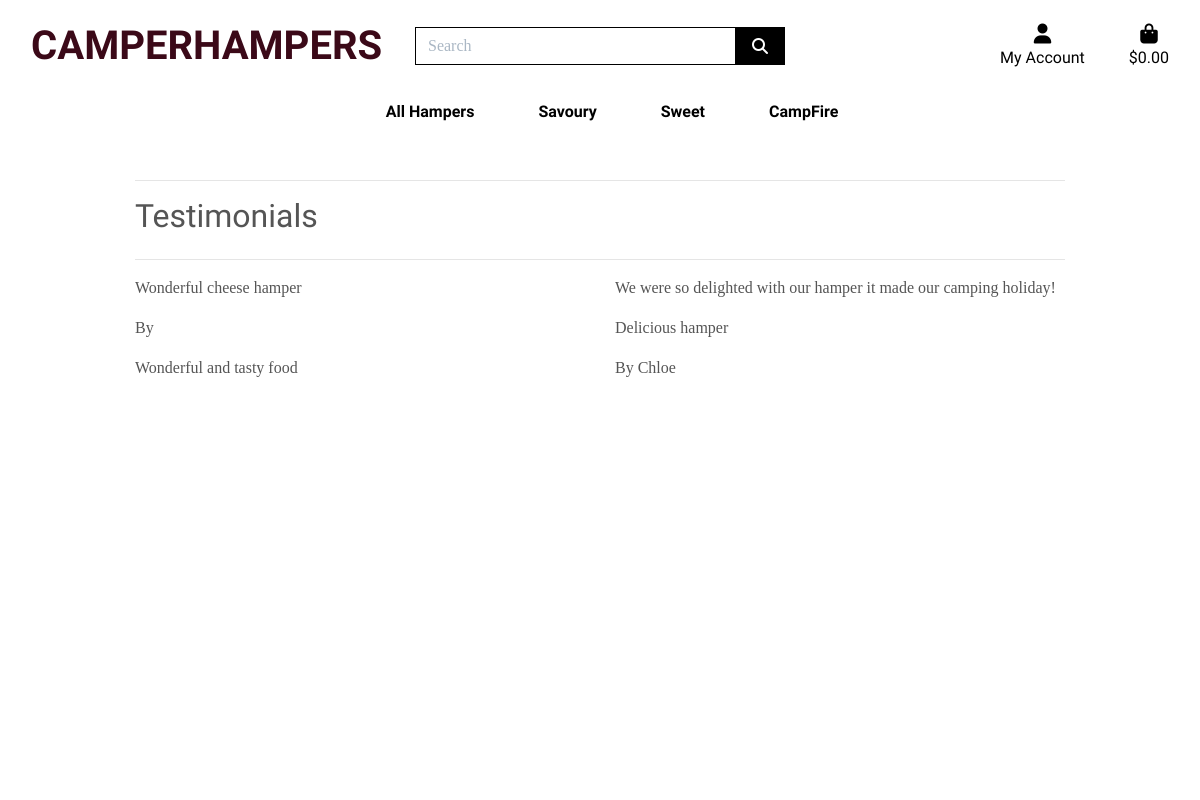
Before: /testimonials/ with the older database file.
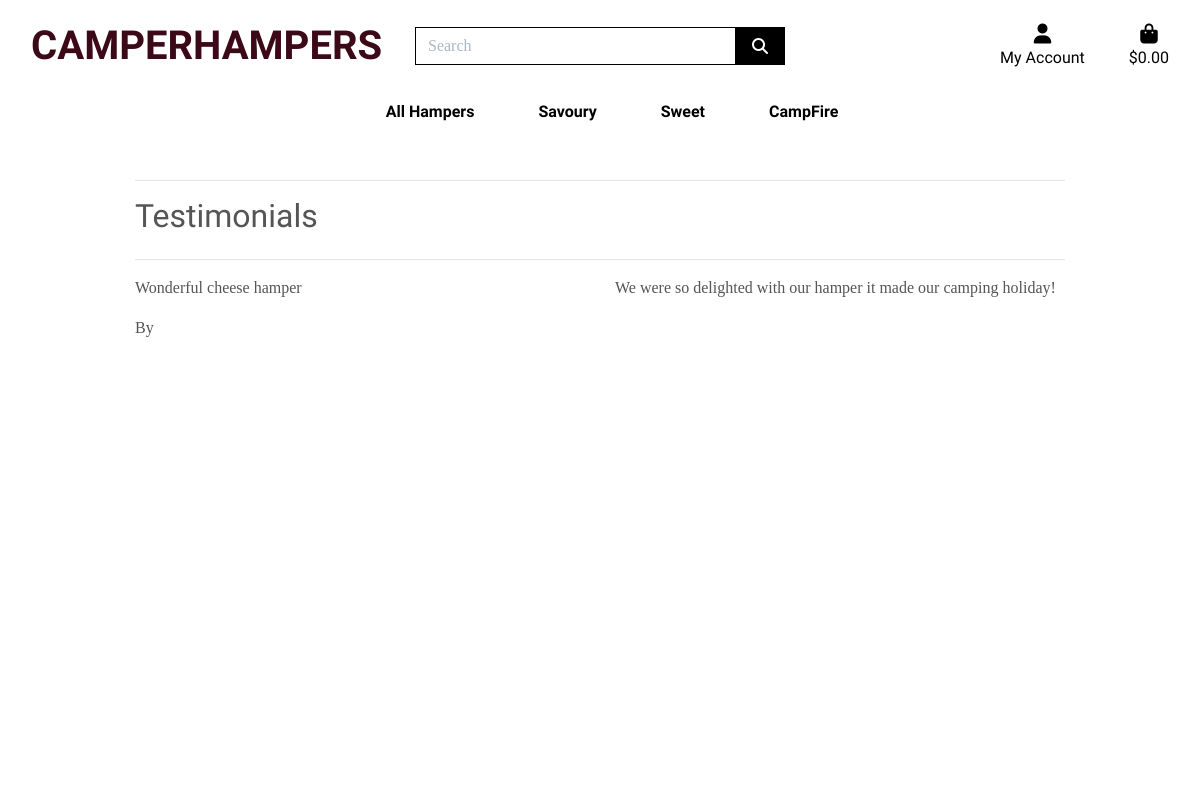
After: the same page with the newer database file.
### testimonials/models.py (models this page shows, shortened)
class Testimonial(models.Model):
    user = models.ForeignKey(
        UserProfile,
        on_delete=models.SET_NULL,
        null=True,
        blank=True,
        related_name='user_rating'
    )
    testimonial_title = models.CharField(max_length=254)
    testimonial_content = models.TextField(blank=True, null=True, default='')
    created_by = models.CharField(max_length=254, default='')

### testimonials/views.py (the view)
# urls.py: path('testimonials/', include('testimonials.urls')),
def testimonials(request):
    testimonials = Testimonial.objects.all()
    context = {
        'testimonials': testimonials,
    }
    return render(request, 'testimonials/testimonials.html', context)

### bag/contexts.py (called while the page is built, shortened)
def bag_contents(request):
    bag_items = []
    total = 0
    product_count = 0
    bag = request.session.get('bag', {})
    delivery = total * Decimal(settings.STANDARD_DELIVERY_PERCENTAGE / 100)
    grand_total = delivery + total
    context = {
        'bag_items': bag_items,
        'total': total,
        'product_count': product_count,
        'delivery': delivery,
        'grand_total': grand_total,
    }
    return context

### testimonials/templates/testimonials/testimonials.html (shortened to what this page needs)
{% extends "base.html" %}
{% load static %}
{% block extra_css %}
    <link rel="stylesheet" href="{% static 'profiles/css/profile.css' %}">
{% endblock %}
{% block page_header %}
    <div class="container header-container">
    </div>
{% endblock %}
{% block content %}
    <div class="overlay"></div>
    <div class="container">
        <div class="row">
            <div class="col-12">
                <hr>
                <h2 class="logo-font mb-4">Testimonials</h2>
                <hr>
            </div>
        </div>
        <div class="row">
            {% for testimonial in testimonials %}
            <div class="col-12 col-lg-6">
                <p>{{ testimonial.testimonial_title }}</p>
            </div>
            <div class="col-12 col-lg-6">
                <p>{{ testimonial.testimonial_content }}</p>
            </div>
            <div class="col-12 col-lg-6">
                <p>By {{ testimonial.created_by }}</p>
            </div>
            {% endfor %}
        </div>
    </div>
{% endblock %}

### templates/base.html (shortened to what this page needs)
{% load static %}
<!doctype html>
<html lang="en">
  <head>
    {% block corecss %}
    <link rel="stylesheet" href="https://stackpath.bootstrapcdn.com/bootstrap/4.4.1/css/bootstrap.min.css">
    <link rel="stylesheet" href="{% static 'css/base.css' %}">
    {% endblock %}
    {% block extra_css %}
    {% endblock %}
  </head>
  <body>
    <header class="container-fluid fixed-top">
      <div id="topnav" class="row bg-white pt-lg-2 d-none d-lg-flex">
        <div class="col-12 col-lg-4 my-auto py-1 py-lg-0 text-center text-lg-left">
          <a href="{% url 'home' %}" class="nav-link main-logo-link logo-style">CamperHampers</a>
        </div>
        <div class="col-12 col-lg-4 my-auto py-1 py-lg-0">
            <form method="GET" action="{% url 'products' %}">
              <div class="input-group w-100">
                <input class="form-control border border-black rounded-0" type="text" name="q" placeholder="Search">
                <div class="input-group-append">
                  <button class="form-control btn btn-black border border-black rounded-0" type="submit">
                    <span class="icon">
                      <i class="fas fa-search"></i>
                    </span>
                  </button>
                </div>
              </div>
            </form>
        </div>
        <div class="col-12 col-lg-4 my-auto py-1 py-lg-0">
          <ul class="list-inline list-unstyled text-center text-lg-right my-0">
              <li class="list-inline-item dropdown">
                  <a class="text-black nav-link" href="#" id="user-options" data-toggle="dropdown" aria-haspopup="true" aria-expanded="false">
                      <div class="text-center">
                          <div><i class="fas fa-user fa-lg"></i></div>
                          <p class="my-0 logo-font">My Account</p>
                      </div>
                  </a>
              </li>
              <li class="list-inline-item">
                  <a class="{% if grand_total %}text-info font-weight-bold{% else %}text-black{% endif %} nav-link" href="{% url 'view_bag' %}">
                      <div class="text-center">
                          <div><i class="fas fa-shopping-bag fa-lg"></i></div>
                          <p class="my-0 logo-font">
                              {% if grand_total %}
                                  ${{ grand_total|floatformat:2 }}
                              {% else %}
                                  $0.00
                              {% endif %}
                          </p>
                      </div>
                  </a>
              </li>
          </ul>
      </div>
      </div>
      <div class="row bg-white">
        <nav class="navbar navbar-expand-lg navbar-light w-100">
            {% include 'includes/main_nav.html' %}
        </nav>
    </div>
    </header>
    {% block page_header %}
    {% endblock %}
    {% block content %}
    {% endblock %}
  </body>
</html>

### templates/includes/main_nav.html (shortened to what this page needs)
<div class="collapse navbar-collapse" id="main-nav">
    <ul class="navbar-nav w-auto mx-auto">
        <li class="nav-item dropdown">
            <a class="logo-font font-weight-bold nav-link text-black mr-5" href="#" id="all-products-link" data-toggle="dropdown" aria-haspopup="true" aria-expanded="false">
                All Hampers
            </a>
        </li>
        <li class="nav-item">
            <a href="{% url 'products' %}?category=savoury" class="logo-font font-weight-bold nav-link text-black mr-5" id="savoury-link" aria-haspopup="true" aria-expanded="false">
                Savoury
            </a>
        </li>
        <li class="nav-item">
            <a href="{% url 'products' %}?category=sweet" class="logo-font font-weight-bold nav-link text-black mr-5" id="sweet-link" aria-haspopup="true" aria-expanded="false">
                Sweet
            </a>
        </li>
        <li class="nav-item">
            <a href="{% url 'products' %}?category=campfire" class="logo-font font-weight-bold nav-link text-black" id="campfire-link" aria-haspopup="true" aria-expanded="false">
                CampFire
            </a>
        </li>
    </ul>
</div>

### static/css/base.css (style rules this page uses)
html { height: 100%; }
body { background: url('/media/homepage_banner.jpg') no-repeat center center fixed; background-size: cover; height: calc(100vh - 164px); color: #555; font-family: 'Julius Sans One'; }
.icon { align-items: center; display: inline-flex; justify-content: center; height: 1.5rem; width: 1.5rem; }
.logo-style { font-family: 'Josefin Sans', sans-serif; font-weight: bold; font-size: 40px; color: #3B0918; text-transform: uppercase; }
.logo-font { font-family: 'Josefin Sans', sans-serif; }
.main-logo-link { width: fit-content; }
.btn-black { background: black; color: white; }
.text-black { color: #000 !important; }
.border-black { border: 1px solid black !important; }
.overlay { height: 100%; width: 100%; top: 0; left: 0; position: fixed; background: white; z-index: -1; }
input[name='q']::placeholder { color: #aab7c4; }
@media (min-width: 1200px) { .container { max-width: 80%; } }
@media (min-width: 992px) { .header-container { padding-top: 164px; } }

Changed rows visible on the page:
removed Testimonial: testimonial_title "Delicious hamper", testimonial_content "Wonderful and tasty food", created_by "Chloe"
